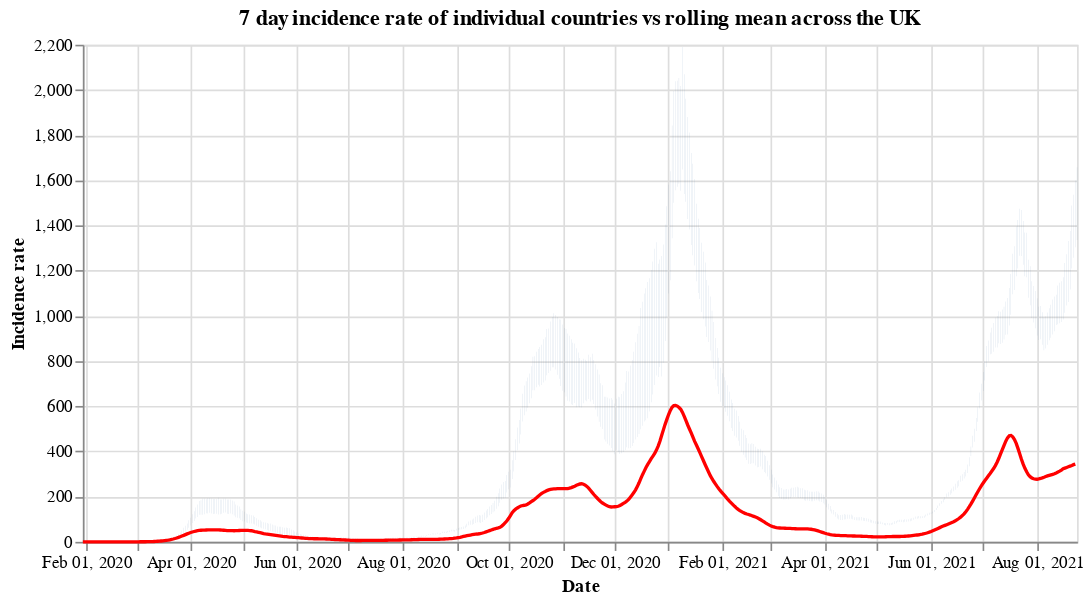

Notebook code for this chart:
### Code cell
#collapse
countries = uk_cases['areaName'].unique()
countries.sort()

selection = alt.selection_single(
    name='Select',
    fields=['areaName'],
    init={'areaName': 'Wales'},
    bind={'areaName': alt.binding_select(options=countries)}
)

# scatter plot, modify opacity based on selection
bars = alt.Chart(uk_cases).mark_bar().add_selection(
    selection
).encode(
    x=alt.X("yearmonthdate(date):T", axis=alt.Axis(title='Date')),
    y=alt.Y("weeklyCasesRate:Q", axis=alt.Axis(title='Incidence rate')),
    tooltip='weeklyCasesRate:Q',
    opacity=alt.condition(selection, alt.value(1), alt.value(0))
).properties(title=f'7 day incidence rate of individual countries vs rolling mean across the UK', width=600)

line = alt.Chart(overview_cases).mark_line(
    color='red',
    size=2,
).transform_window(
    rolling_mean='mean(weeklyCasesRate)',
    frame=[0, 7]
).encode(
    x='yearmonthdate(date):T',
    y='rolling_mean:Q'
)

alt.layer(bars, line)

### Figure 1 — Vega-Lite specification as saved in the notebook (floating-point values rounded to 4 significant figures; data arrays with more than 128 entries replaced by an {"elided": "..."} marker saying what was removed)
{"config": {"view": {"continuousWidth": 400, "continuousHeight": 300}}, "layer": [{"data": {"name": "data-a47f65124fec27dd96c9f886a36e33a3"}, "mark": "bar", "encoding": {"opacity": {"condition": {"value": 1, "selection": "Select"}, "value": 0}, "tooltip": {"type": "quantitative", "field": "weeklyCasesRate"}, "x": {"type": "temporal", "axis": {"title": "Date"}, "field": "date", "timeUnit": "yearmonthdate"}, "y": {"type": "quantitative", "axis": {"title": "Incidence rate"}, "field": "weeklyCasesRate"}}, "selection": {"Select": {"type": "single", "fields": ["areaName"], "init": {"areaName": "Wales"}, "bind": {"areaName": {"input": "select", "options": ["England", "Northern Ireland", "Scotland", "Wales"]}}}}, "title": "7 day incidence rate of individual countries vs rolling mean across the UK", "width": 600}, {"data": {"name": "data-2223489db321e04cbb8470d08d7f2a66"}, "mark": {"type": "line", "color": "red", "size": 2}, "encoding": {"x": {"type": "temporal", "field": "date", "timeUnit": "yearmonthdate"}, "y": {"type": "quantitative", "field": "rolling_mean"}}, "transform": [{"window": [{"op": "mean", "field": "weeklyCasesRate", "as": "rolling_mean"}], "frame": [0, 7]}]}], "$schema": "https://vega.github.io/schema/vega-lite/v4.8.1.json", "datasets": {"data-a47f65124fec27dd96c9f886a36e33a3": {"elided": "2196 records"}, "data-2223489db321e04cbb8470d08d7f2a66": {"elided": "572 records"}}}
